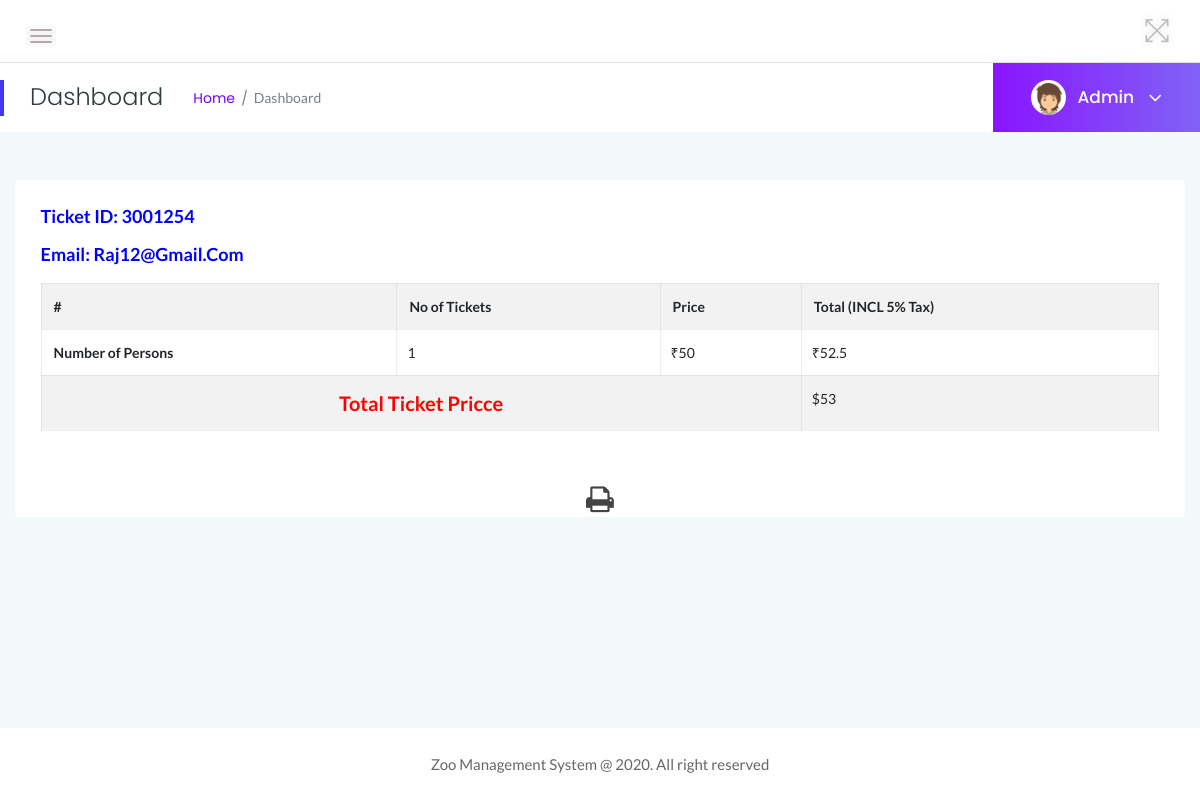
Page /admin/view-normal-ticket.php?viewid=1 (signed in) on the committed database.
### tables this page shows
CREATE TABLE IF NOT EXISTS TICKET (
	Tid int(10) NOT NULL,
	Price INT NOT NULL,
	Cid int(10) NOT NULL,
	PRIMARY KEY(Tid),
	CONSTRAINT fk_ticket_cid FOREIGN KEY(Cid) REFERENCES CUSTOMER(Cid) ON DELETE CASCADE ON UPDATE CASCADE
);

CREATE TABLE IF NOT EXISTS CUSTOMER (
	Cid int(10) NOT NULL,
	CFname VARCHAR(30) NOT NULL,
	CLname VARCHAR(30) NOT NULL,
	Email VARCHAR(30) DEFAULT NULL,
	Address VARCHAR(100) DEFAULT NULL,
	Credit_Card_Info VARCHAR(100) DEFAULT NULL,
	PRIMARY KEY(Cid)
);

### admin/view-normal-ticket.php (the view, shortened to what this page needs)
<?php
include('includes/dbconnection.php');
if (strlen($_SESSION['zmsaid']==0)) {
  header('location:logout.php');
  } else{
  ?>
<!doctype html>
<html class="no-js" lang="en">
<head>
    <link rel="stylesheet" href="assets/css/bootstrap.min.css">
    <link rel="stylesheet" href="assets/css/font-awesome.min.css">
    <link rel="stylesheet" href="assets/css/themify-icons.css">
    <link rel="stylesheet" href="assets/css/metisMenu.css">
    <link rel="stylesheet" href="assets/css/owl.carousel.min.css">
    <link rel="stylesheet" href="assets/css/slicknav.min.css">
    <link rel="stylesheet" href="https://www.amcharts.com/lib/3/plugins/export/export.css" type="text/css" media="all" />
    <link rel="stylesheet" href="assets/css/typography.css">
    <link rel="stylesheet" href="assets/css/default-css.css">
    <link rel="stylesheet" href="assets/css/styles.css">
    <link rel="stylesheet" href="assets/css/responsive.css">
</head>
<body>
    <div class="page-container">
        <div class="main-content">
          <?php include_once('includes/header.php');?>
           <?php include_once('includes/pagetitle.php');?>
            <div class="main-content-inner">
                <div class="row">
                    <div class="col-lg-12 col-ml-12">
                        <div class="row">
                            <div class="col-12 mt-5">
                                <div class="card">
                                    <div class="card-body" id="exampl">
                                        <?php
 $Cid=$_GET['viewid'];
$ret=mysqli_query($con,"select Cid,Tid,Email,count(*) as count1,sum(Price) as sum1 from TICKET natural join CUSTOMER where Cid='$Cid'");
while ($row=mysqli_fetch_array($ret)) {
?>
                                        <h4 class="header-title" style="color: blue">Ticket ID: <?php  echo $row['Tid'];?>001254</h4>
                                        <h5 class="header-title" style="color: blue">Email: <?php  echo $row['Email'];?></h5>
                                        <table border="1" class="table table-striped table-bordered first" >
                                            <tr>
                                                <th>#</th>
                                                <th>No of Tickets</th>
                                                <th>Price</th>
                                                <th>Total (INCL 5% Tax)</th>
                                            </tr>
                                <tr>
                                    <th >Number of Persons </th>
                                    <td style="padding-left: 10px"><?php  echo $noperson=$row['count1'];?></td>
                                     <td style="padding-left: 10px">₹<?php  echo $cup=$row['sum1'];?></td>
                                     <td style="padding-left: 10px">₹<?php  echo $ta=$cup+5*$cup/100;?></td>
                                </tr>
                                 <tr>
                                    <th style="text-align: center;color: red;font-size: 20px" colspan="3">Total Ticket Pricce</th>
                                    <td style="padding-left: 10px;">$<?php  echo round($ta);?></td>
                                </tr>
                                </table>
                                    </div>
                                    <?php } ?>
                                     <p style="margin-top:1%"  align="center">
  <i class="fa fa-print fa-2x" style="cursor: pointer;"  OnClick="CallPrint(this.value)" ></i>
</p>
                                </div>
                            </div>
                        </div>
                    </div>
                </div>
            </div>
        </div>
        <?php include_once('includes/footer.php');?>
    </div>
</body>
</html>
<?php }  ?>

### admin/includes/pagetitle.php (shortened to what this page needs)
<?php
include('includes/dbconnection.php');
?>
<div class="page-title-area">
                <div class="row align-items-center">
                    <div class="col-sm-6">
                        <div class="breadcrumbs-area clearfix">
                            <h4 class="page-title pull-left">Dashboard</h4>
                            <ul class="breadcrumbs pull-left">
                                <li><a href="dashboard.php">Home</a></li>
                                <li><span>Dashboard</span></li>
                            </ul>
                        </div>
                    </div>
                    <div class="col-sm-6 clearfix">
                        <div class="user-profile pull-right">
                            <img class="avatar user-thumb" src="assets/images/author/avatar.png" alt="avatar">
                            <?php
$adid=$_SESSION['zmsaid'];
$ret=mysqli_query($con,"select AdminName from tbladmin where ID='$adid'");
$row=mysqli_fetch_array($ret);
$name=$row['AdminName'];
?>
                            <h4 class="user-name dropdown-toggle" data-toggle="dropdown"><?php echo $name; ?> <i class="fa fa-angle-down"></i></h4>
                        </div>
                    </div>
                </div>
            </div>

### admin/assets/css/typography.css (style rules this page uses)
body { font-size: 14px; font-family: 'Lato', sans-serif; }
h1, h2, h3, h4, h5, h6 { margin: 0; font-family: 'Poppins', sans-serif; }
p { font-family: 'Lato', sans-serif; font-size: 15px; line-height: 26px; color: #444; margin-bottom: 0; }
a, a:visited { text-decoration: none; transition: all 0.3s ease-in-out; -webkit-transition: all 0.3s ease-in-out; -moz-transition: all 0.3s ease-in-out; -o-transition: all 0.3s ease-in-out; outline: 0; font-family: 'Poppins', sans-serif; }
ul, ol { margin-bottom: 0px; margin-top: 0px; padding: 0; }
ul { margin: 0; list-style-type: none; }

### admin/assets/css/default-css.css (style rules this page uses)
* { margin: 0; padding: 0; box-sizing: border-box; }
*, *:before, *:after { -moz-box-sizing: border-box; -webkit-box-sizing: border-box; box-sizing: border-box; }
html { -webkit-font-smoothing: antialiased; }
body { background: #fff; font-weight: normal; -webkit-font-smoothing: antialiased; -webkit-text-size-adjust: 100%; }
img { max-width: 100%; height: auto; }
:root { --primary-color: #4336FB; }

### admin/assets/css/styles.css (style rules this page uses)
.page-container { width: 100%; height: 100%; min-height: 100vh; padding-left: 280px; -webkit-transition: padding-left 0.3s ease 0s; transition: padding-left 0.3s ease 0s; }
.card { border: none; border-radius: 4px; background-color: #fff; -webkit-transition: all 0.3s ease 0s; transition: all 0.3s ease 0s; }
.card-body { padding: 25.6px; padding: 1.6rem; }
.main-content { width: 100%; background: #F3F8FB; }
.main-content-inner { padding: 0 30px 50px; }
.page-title-area { padding: 0 30px; background: #fff; position: relative; }
.page-title-area:before { content: ''; position: absolute; left: 0; top: 50%; width: 4px; height: 36px; background: var(--primary-color); -webkit-transform: translateY(-50%); transform: translateY(-50%); }
.page-title { font-size: 24px; font-weight: 300; color: #313b3d; letter-spacing: 0; margin-right: 30px; }
ul.breadcrumbs { margin-top: 4px; }
.breadcrumbs li { display: inline-block; }
.breadcrumbs li a, .breadcrumbs li span { display: block; font-size: 14px; font-weight: 400; color: #7801ff; letter-spacing: 0; margin-right: 16px; position: relative; }
.breadcrumbs li a:before { content: '/'; color: #768387; position: absolute; right: -13px; top: 0; }
.breadcrumbs li span { margin-right: 0; color: #768387; text-transform: capitalize; }
.user-profile { margin-right: -30px; display: -webkit-box; display: -ms-flexbox; display: flex; -webkit-box-align: center; -ms-flex-align: center; align-items: center; -ms-flex-wrap: wrap; flex-wrap: wrap; background: -webkit-linear-gradient(left, #8914fe 0%, #8063f5 100%); background: linear-gradient(to right, #8914fe 0%, #8063f5 100%); padding: 17px 38px; position: relative; }
.user-profile img.avatar { height: 35px; width: 35px; border-radius: 50%; margin-right: 12px; }
.user-name { font-size: 17px; font-weight: 500; color: #fff; letter-spacing: 0; cursor: pointer; -webkit-user-select: none; -moz-user-select: none; -ms-user-select: none; user-select: none; }
.user-name i { margin-left: 10px; font-size: 21px; vertical-align: middle; position: relative; }
.notification-area .dropdown-toggle, .user-name.dropdown-toggle { position: relative; }
.notification-area .dropdown-toggle:after, .user-name.dropdown-toggle:after { display: none; }
.header-title { font-family: 'Lato', sans-serif; font-size: 18px; font-weight: 600; letter-spacing: 0; color: #333; text-transform: capitalize; margin-bottom: 17px; }
table tr th { border-bottom: none; }
table tr th, table tr td { border-top: 1px solid rgba(120, 130, 140, 0.13) !important; }
.table-bordered td, .table-bordered th { border: 1px solid rgba(120, 130, 140, 0.13) !important; }

### admin/assets/css/responsive.css (style rules this page uses)
@media screen and (min-width: 1200px) and (max-width: 1440px) { .col-ml-12 { -webkit-box-flex: 0; -ms-flex: 0 0 100%; flex: 0 0 100%; max-width: 100%; } }
@media (min-width: 1200px) and (max-width: 1364px) { .main-content-inner { padding: 0 15px 50px; } }
@media (min-width: 1200px) and (max-width: 1364px) { .page-container, .sbar_collapsed.page-container { padding-left: 0; } }

### rows in the picture
ticket: Tid "3", Cid.Email "Raj12@gmail.com", count1 "1", sum1 "50", cup "52.5", ta "53"

### other values in the picture
$name "Admin"
